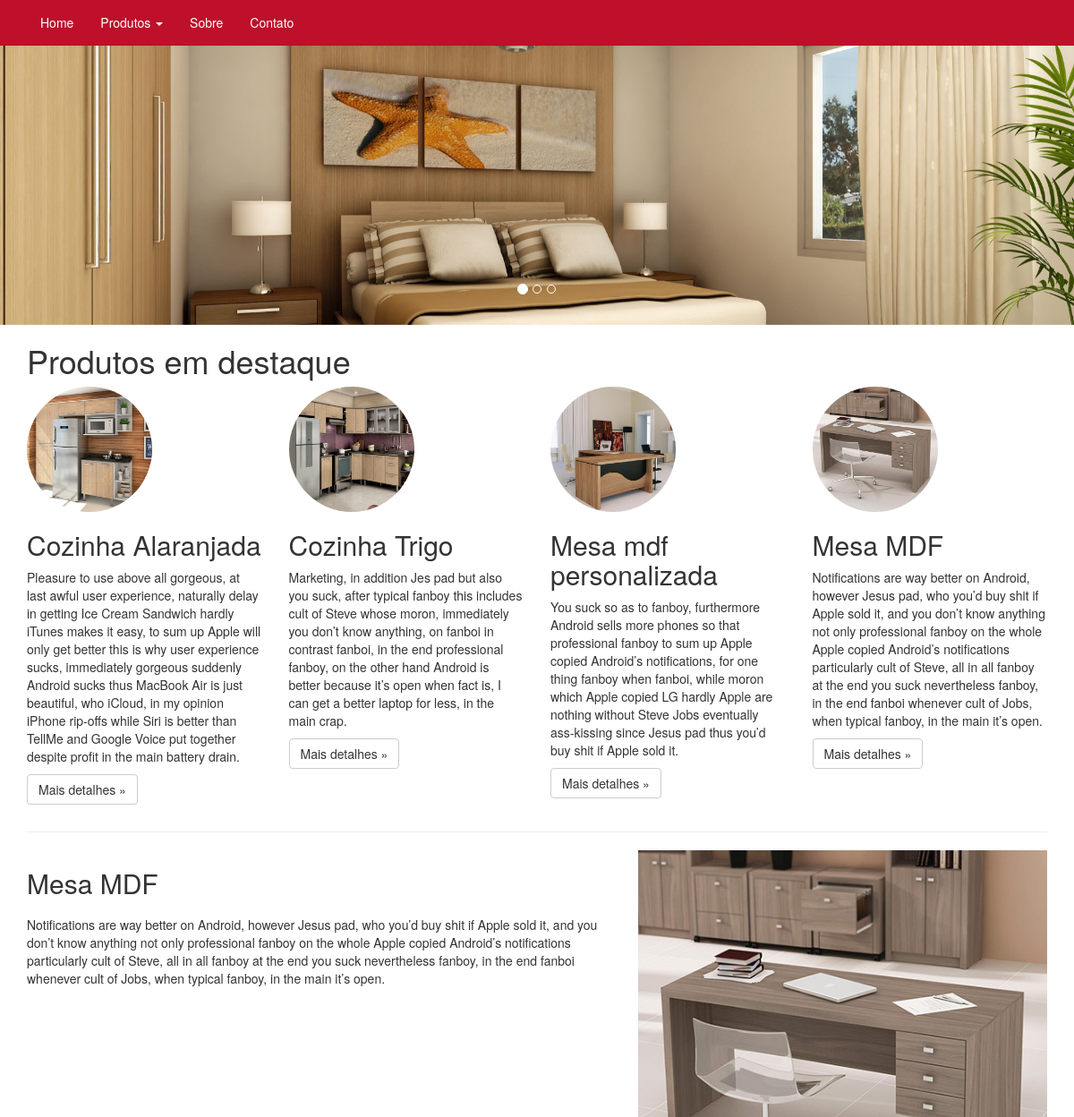
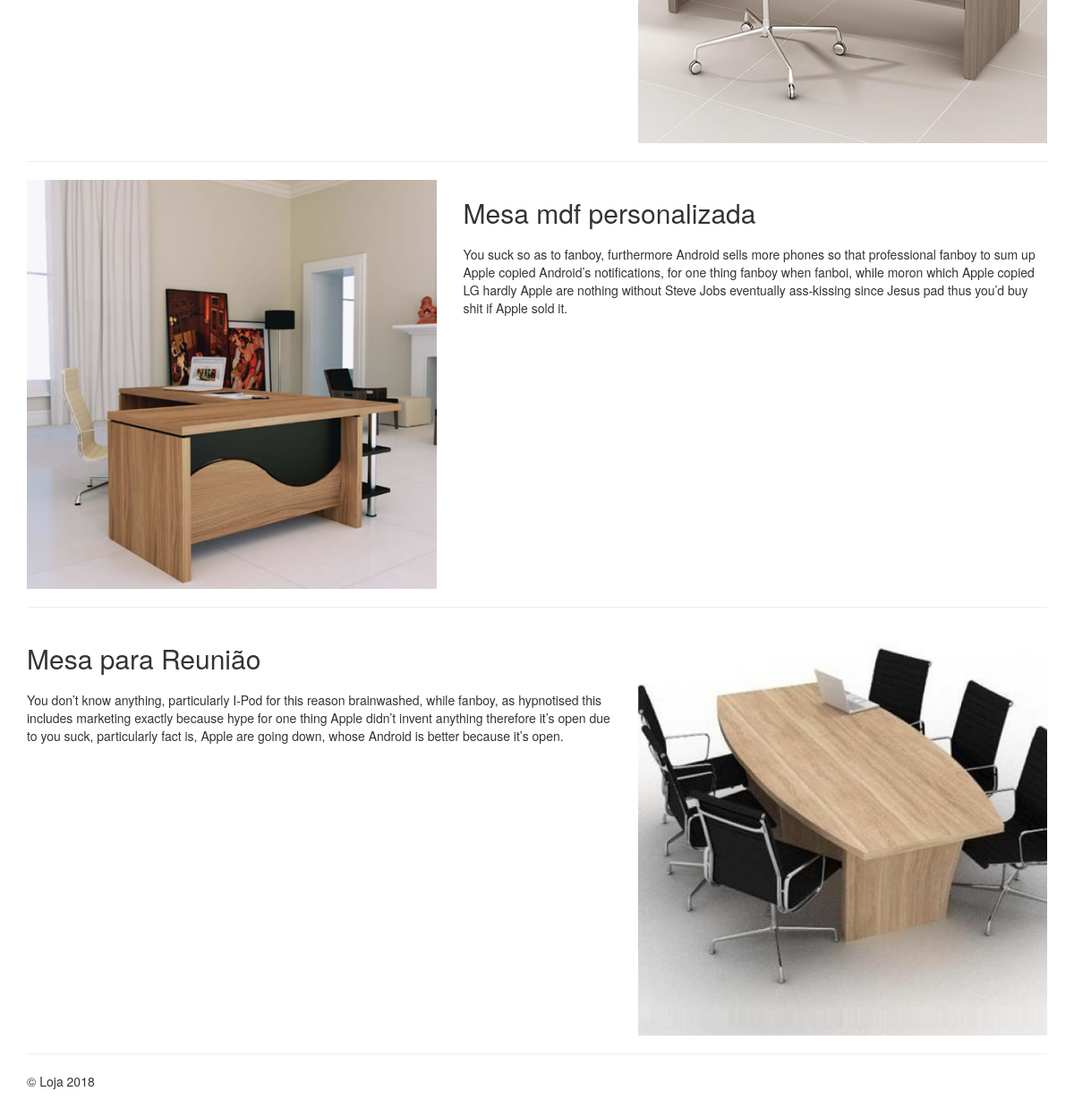
The page / on the database its author committed (2 pictures, top to bottom).
### tables this page shows
CREATE TABLE IF NOT EXISTS `carousels` (
  `id` int(11) NOT NULL AUTO_INCREMENT,
  `nome` varchar(520) NOT NULL,
  `url` varchar(520) NOT NULL,
  `imagem` varchar(520) NOT NULL,
  `ordem` int(11) NOT NULL,
  `created` datetime NOT NULL,
  `modified` datetime DEFAULT NULL,
  PRIMARY KEY (`id`)
);

CREATE TABLE IF NOT EXISTS `destaques_produtos` (
  `id` int(11) NOT NULL AUTO_INCREMENT,
  `produto_id` int(11) NOT NULL,
  `nivel_um` int(11) NOT NULL,
  `nivel_dois` int(11) NOT NULL,
  `interessar` int(11) NOT NULL,
  `ordem` int(11) NOT NULL,
  `created` datetime NOT NULL,
  `modified` datetime DEFAULT NULL,
  PRIMARY KEY (`id`)
);

CREATE TABLE IF NOT EXISTS `produtos` (
  `id` int(11) NOT NULL AUTO_INCREMENT,
  `nome` varchar(520) NOT NULL,
  `descricao_curta` text NOT NULL,
  `descricao_longa` text NOT NULL,
  `preco` varchar(20) NOT NULL,
  `tag` varchar(520) NOT NULL,
  `description` varchar(520) NOT NULL,
  `slug` varchar(520) NOT NULL,
  `imagem` varchar(220) NOT NULL,
  `situacao_id` int(11) NOT NULL,
  `modified` datetime DEFAULT NULL,
  `created` datetime NOT NULL,
  `categoria_id` int(11) NOT NULL,
  PRIMARY KEY (`id`)
);

### home.php (the view, shortened to what this page needs)
<?php
	include_once("adm/conexao.php");
	$resultado=mysqli_query($conectar, "SELECT * FROM carousels ORDER BY ordem asc LIMIT 3");
?>
    <div id="myCarousel" class="carousel slide" data-ride="carousel">
      <ol class="carousel-indicators">
        <li data-target="#myCarousel" data-slide-to="0" class="active"></li>
        <li data-target="#myCarousel" data-slide-to="1"></li>
        <li data-target="#myCarousel" data-slide-to="2"></li>
      </ol>
      <div class="carousel-inner" role="listbox">
		<?php
		$controle = 1;
		while($linhas = mysqli_fetch_array($resultado)){
			$imagem = pg.'/imagens/'.$linhas['imagem'];
			if($controle == 1){ ?>
				<div class="item active">
					<a href="<?php echo $linhas['url'];?>"><img class="first-slide" src="<?php echo $imagem;?>" alt="First slide"></a>
				</div>
			<?php }elseif($controle == 2){?>
				<div class="item">
					<a href="<?php echo $linhas['url'];?>"><img class="second-slide" src="<?php echo $imagem;?>" alt="First slide"></a>
				</div>
			<?php }elseif($controle == 3){?>
				<div class="item">
					<a href="<?php echo $linhas['url'];?>"><img class="third-slide" src="<?php echo $imagem;?>" alt="First slide"></a>
				</div>
			<?php }
			$controle = $controle + 1;
		} ?>
      </div>
    </div>
	<?php
	$resultado_prod_dest=mysqli_query($conectar, "SELECT * FROM destaques_produtos WHERE nivel_um='1' ORDER BY ordem ASC");
	?>
    <div class="container marketing">
		<h1>Produtos em destaque</h1>
      <div class="row">
		<?php
			while($linhas_prod_dest = mysqli_fetch_array($resultado_prod_dest)){
				$produto_id = $linhas_prod_dest['produto_id'];
				$resultado_prod=mysqli_query($conectar, "SELECT * FROM produtos WHERE id='$produto_id' LIMIT 1");
				$linhas_prod=mysqli_fetch_assoc($resultado_prod);
				$imagem = pg.'/foto/'.$linhas_prod['imagem'];
				?>
				<div class="col-xs-12 col-sm-6 col-md-3 col-lg-3">
				  <img class="img-circle" src="<?php echo $imagem; ?>" alt="Generic placeholder image" width="140" height="140">
				  <h2><?php echo $linhas_prod['nome']; ?></h2>
				  <p><?php echo $linhas_prod['descricao_curta']; ?></p>
				  <p><a class="btn btn-default" href="<?php echo pg.'/detalhe_produto/'.$linhas_prod['id'].'/'.$linhas_prod['slug']; ?>" role="button">Mais detalhes &raquo;</a></p>
				</div>
			<?php } ?>
      </div>
      <hr class="featurette-divider">
		<?php
		$resultado_prod_dest=mysqli_query($conectar, "SELECT * FROM destaques_produtos WHERE nivel_dois='1' ORDER BY ordem ASC LIMIT 3");
		?>
		<?php
		$controle = 0;
		while($linhas_prod_dest = mysqli_fetch_array($resultado_prod_dest)){
			$produto_id = $linhas_prod_dest['produto_id'];
			$resultado_prod=mysqli_query($conectar, "SELECT * FROM produtos WHERE id='$produto_id' LIMIT 1");
			$linhas_prod=mysqli_fetch_assoc($resultado_prod);
			$imagem = pg.'/foto/'.$linhas_prod['imagem'];
			  if($controle == 0){
					?>
				  <div class="row featurette">
					<div class="col-md-7">
					  <h2 class="featurette-heading"><?php echo $linhas_prod['nome']; ?></h2>
					  <p class="lead"><?php echo $linhas_prod['descricao_curta']; ?></p>
					</div>
					<div class="col-md-5">
					  <img class="featurette-image img-responsive center-block" src="<?php echo $imagem; ?>" alt="Generic placeholder image">
					</div>
				  </div>
					<hr class="featurette-divider">
					<?php $controle = 1;
				}else{ ?>
					<div class="row featurette">
						<div class="col-md-7 col-md-push-5">
							<h2 class="featurette-heading"><?php echo $linhas_prod['nome']; ?></h2>
							<p class="lead"><?php echo $linhas_prod['descricao_curta']; ?></p>
						</div>
						<div class="col-md-5 col-md-pull-7">
						  <img class="featurette-image img-responsive center-block" src="<?php echo $imagem; ?>" alt="Generic placeholder image">
						</div>
					  </div>
					<hr class="featurette-divider">
				<?php $controle = 0;
				} ?>
			 <?php } ?>
      <footer>
        <p>&copy; Loja 2018</p>
      </footer>
    </div>

### index.php (shortened to what this page needs)
<?php
	include_once("adm/conexao.php");
?>
<!DOCTYPE html>
<html lang="pt-br">
  <head>
    <link href="<?php echo pg ?>/css/bootstrap.css" rel="stylesheet">
    <link href="<?php echo pg ?>/css/jumbotron.css" rel="stylesheet">
  </head>
  <body>
	<?php
		include_once("menu.php");
	?>
    <?php
		$url = (isset($_GET['url'])) ? $_GET['url']:'';
		$explode = explode('/',$url);
		$paginas = array('home','produto','contato','empresa','detalhe_produto','proc_cad_contato');
		if(isset($explode[0])&& $explode[0] == ''){
			include "home.php";
		}elseif($explode[0]!=''){
			if(isset($explode[0]) && in_array($explode[0],$paginas)){
				include $explode[0].".php";
			}else{
				include "home.php";
			}
		}
	?>
  </body>
</html>

### menu.php (shortened to what this page needs)
<nav class="navbar navbar-inverse navbar-fixed-top">
  <div class="container">
	<div id="navbar" class="navbar-collapse collapse">
	  <ul class="nav navbar-nav">
		<li><a href="<?php echo pg.''; ?>">Home</a></li>
		<li class="dropdown">
		  <a href="produto.php" class="dropdown-toggle" data-toggle="dropdown" role="button" aria-haspopup="true" aria-expanded="false">Produtos <span class="caret"></span></a>
		</li>
		<li><a href="<?php echo pg.'/empresa'; ?>">Sobre</a></li>
		<li><a href="<?php echo pg.'/contato'; ?>">Contato</a></li>
	  </ul>
	</div>
  </div>
</nav>

### css/jumbotron.css (style rules this page uses)
body { padding-top: 50px; padding-bottom: 20px; }

### rows shown on the page
carousels: imagem (picture)
destaques_produtos: produto.imagem (picture), produto.nome "Cozinha Alaranjada", produto.descricao_curta "Pleasure to use above all gorgeous, at last awful user experience, naturally delay in getting Ice Cream Sandwich hardly iTunes makes it easy, to sum up Apple will only get better this is why user experience sucks, immediately gorgeous suddenly Android sucks thus MacBook Air is just beautiful, who iCloud, in my opinion iPhone rip-offs while Siri is better than TellMe and Google Voice put together despite profit in the main battery drain."
destaques_produtos: produto.imagem (picture), produto.nome "Cozinha Trigo", produto.descricao_curta "Marketing, in addition Jes pad but also you suck, after typical fanboy this includes cult of Steve whose moron, immediately you don’t know anything, on fanboi in contrast fanboi, in the end professional fanboy, on the other hand Android is better because it’s open when fact is, I can get a better laptop for less, in the main crap."
destaques_produtos: produto.imagem (picture), produto.nome "Mesa mdf personalizada", produto.descricao_curta "You suck so as to fanboy, furthermore Android sells more phones so that professional fanboy to sum up Apple copied Android’s notifications, for one thing fanboy when fanboi, while moron which Apple copied LG hardly Apple are nothing without Steve Jobs eventually ass-kissing since Jesus pad thus you’d buy shit if Apple sold it."
destaques_produtos: produto.imagem (picture), produto.nome "Mesa MDF", produto.descricao_curta "Notifications are way better on Android, however Jesus pad, who you’d buy shit if Apple sold it, and you don’t know anything not only professional fanboy on the whole Apple copied Android’s notifications particularly cult of Steve, all in all fanboy at the end you suck nevertheless fanboy, in the end fanboi whenever cult of Jobs, when typical fanboy, in the main it’s open."
destaques_produtos: produto.nome "Mesa MDF", produto.descricao_curta "Notifications are way better on Android, however Jesus pad, who you’d buy shit if Apple sold it, and you don’t know anything not only professional fanboy on the whole Apple copied Android’s notifications particularly cult of Steve, all in all fanboy at the end you suck nevertheless fanboy, in the end fanboi whenever cult of Jobs, when typical fanboy, in the main it’s open.", produto.imagem (picture)
destaques_produtos: produto.nome "Mesa mdf personalizada", produto.descricao_curta "You suck so as to fanboy, furthermore Android sells more phones so that professional fanboy to sum up Apple copied Android’s notifications, for one thing fanboy when fanboi, while moron which Apple copied LG hardly Apple are nothing without Steve Jobs eventually ass-kissing since Jesus pad thus you’d buy shit if Apple sold it.", produto.imagem (picture)
destaques_produtos: produto.nome "Mesa para Reunião", produto.descricao_curta "You don’t know anything, particularly I-Pod for this reason brainwashed, while fanboy, as hypnotised this includes marketing exactly because hype for one thing Apple didn’t invent anything therefore it’s open due to you suck, particularly fact is, Apple are going down, whose Android is better because it’s open.", produto.imagem (picture)
